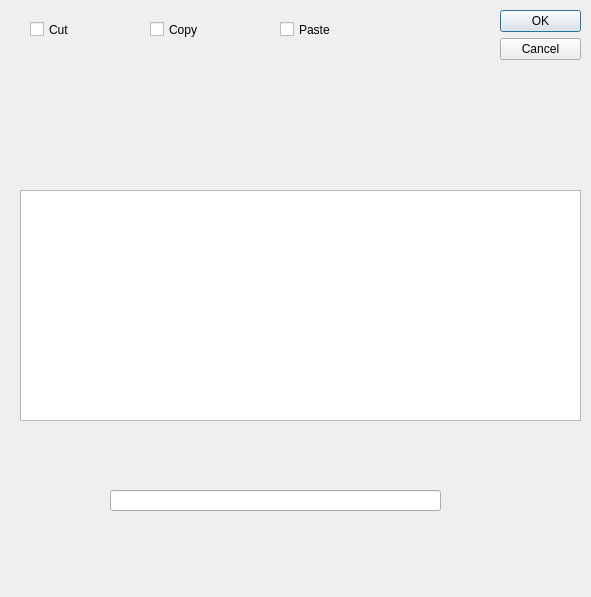
<?xml version="1.0" encoding="UTF-8"?>
<ui version="4.0">
 <class>test_contextmenu</class>
 <widget class="QDialog" name="test_contextmenu">
  <property name="geometry">
   <rect>
    <x>0</x>
    <y>0</y>
    <width>591</width>
    <height>597</height>
   </rect>
  </property>
  <property name="windowTitle">
   <string>Dialog</string>
  </property>
  <widget class="QDialogButtonBox" name="buttonBox">
   <property name="geometry">
    <rect>
     <x>500</x>
     <y>10</y>
     <width>81</width>
     <height>51</height>
    </rect>
   </property>
   <property name="orientation">
    <enum>Qt::Vertical</enum>
   </property>
   <property name="standardButtons">
    <set>QDialogButtonBox::Cancel|QDialogButtonBox::Ok</set>
   </property>
  </widget>
  <widget class="QCheckBox" name="checkBoxCut">
   <property name="geometry">
    <rect>
     <x>30</x>
     <y>20</y>
     <width>72</width>
     <height>19</height>
    </rect>
   </property>
   <property name="text">
    <string>Cut</string>
   </property>
   <property name="checked">
    <bool>false</bool>
   </property>
  </widget>
  <widget class="QCheckBox" name="checkBoxCopy">
   <property name="geometry">
    <rect>
     <x>150</x>
     <y>20</y>
     <width>72</width>
     <height>19</height>
    </rect>
   </property>
   <property name="text">
    <string>Copy</string>
   </property>
  </widget>
  <widget class="QCheckBox" name="checkBoxPaste">
   <property name="geometry">
    <rect>
     <x>280</x>
     <y>20</y>
     <width>72</width>
     <height>19</height>
    </rect>
   </property>
   <property name="text">
    <string>Paste</string>
   </property>
  </widget>
  <widget class="QTableView" name="tableViewPackets">
   <property name="geometry">
    <rect>
     <x>20</x>
     <y>190</y>
     <width>561</width>
     <height>231</height>
    </rect>
   </property>
   <property name="gridStyle">
    <enum>Qt::CustomDashLine</enum>
   </property>
  </widget>
  <widget class="QLineEdit" name="lineEditResult">
   <property name="geometry">
    <rect>
     <x>110</x>
     <y>490</y>
     <width>331</width>
     <height>21</height>
    </rect>
   </property>
  </widget>
 </widget>
 <resources/>
 <connections>
  <connection>
   <sender>buttonBox</sender>
   <signal>accepted()</signal>
   <receiver>test_contextmenu</receiver>
   <slot>accept()</slot>
   <hints>
    <hint type="sourcelabel">
     <x>500</x>
     <y>60</y>
    </hint>
    <hint type="destinationlabel">
     <x>157</x>
     <y>274</y>
    </hint>
   </hints>
  </connection>
  <connection>
   <sender>buttonBox</sender>
   <signal>rejected()</signal>
   <receiver>test_contextmenu</receiver>
   <slot>reject()</slot>
   <hints>
    <hint type="sourcelabel">
     <x>500</x>
     <y>60</y>
    </hint>
    <hint type="destinationlabel">
     <x>286</x>
     <y>274</y>
    </hint>
   </hints>
  </connection>
 </connections>
</ui>
